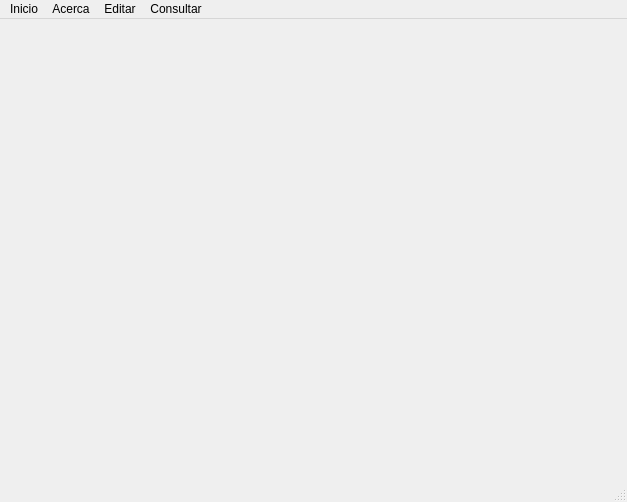
<?xml version="1.0" encoding="UTF-8"?>
<ui version="4.0">
 <class>Principal</class>
 <widget class="QMainWindow" name="Principal">
  <property name="geometry">
   <rect>
    <x>0</x>
    <y>0</y>
    <width>627</width>
    <height>502</height>
   </rect>
  </property>
  <property name="sizePolicy">
   <sizepolicy hsizetype="Expanding" vsizetype="Expanding">
    <horstretch>0</horstretch>
    <verstretch>0</verstretch>
   </sizepolicy>
  </property>
  <property name="windowTitle">
   <string>Ofelia</string>
  </property>
  <property name="windowIcon">
   <iconset>
    <normaloff>image/icon/Icono.ico</normaloff>image/icon/Icono.ico</iconset>
  </property>
  <property name="autoFillBackground">
   <bool>false</bool>
  </property>
  <widget class="QWidget" name="centralwidget"/>
  <widget class="QMenuBar" name="menubar">
   <property name="geometry">
    <rect>
     <x>0</x>
     <y>0</y>
     <width>627</width>
     <height>21</height>
    </rect>
   </property>
   <property name="cursor">
    <cursorShape>PointingHandCursor</cursorShape>
   </property>
   <widget class="QMenu" name="menuInicio">
    <property name="cursor">
     <cursorShape>PointingHandCursor</cursorShape>
    </property>
    <property name="title">
     <string>Inicio</string>
    </property>
    <addaction name="actionRegistrarse"/>
    <addaction name="separator"/>
    <addaction name="actionABM_Usuarios"/>
    <addaction name="actionABM_Gastos"/>
    <addaction name="separator"/>
    <addaction name="actionListas_de_Precios"/>
    <addaction name="actionConfigurar_Controles"/>
    <addaction name="actionConfigurar_Resu_menes"/>
   </widget>
   <widget class="QMenu" name="menuConsultar">
    <property name="cursor">
     <cursorShape>PointingHandCursor</cursorShape>
    </property>
    <property name="title">
     <string>Consultar</string>
    </property>
    <addaction name="actionLista_de_Comandos"/>
    <addaction name="actionLista_de_Precios"/>
   </widget>
   <widget class="QMenu" name="menuAcerca">
    <property name="cursor">
     <cursorShape>PointingHandCursor</cursorShape>
    </property>
    <property name="title">
     <string>Acerca</string>
    </property>
    <addaction name="actionAyuda"/>
    <addaction name="actionAcerca_de_Software"/>
   </widget>
   <widget class="QMenu" name="menuEditar">
    <property name="cursor">
     <cursorShape>PointingHandCursor</cursorShape>
    </property>
    <property name="title">
     <string>Editar</string>
    </property>
    <addaction name="actionEmitir_Resumen"/>
    <addaction name="actionRealizar_Pedido"/>
   </widget>
   <addaction name="menuInicio"/>
   <addaction name="menuAcerca"/>
   <addaction name="menuEditar"/>
   <addaction name="menuConsultar"/>
  </widget>
  <widget class="QStatusBar" name="statusbar"/>
  <action name="actionRegistrarse">
   <property name="icon">
    <iconset>
     <normaloff>image/icon/favicon (4).ico</normaloff>image/icon/favicon (4).ico</iconset>
   </property>
   <property name="text">
    <string>Identificación</string>
   </property>
  </action>
  <action name="actionABM_Usuarios">
   <property name="enabled">
    <bool>false</bool>
   </property>
   <property name="icon">
    <iconset>
     <normaloff>image/icon/Identificacion.ico</normaloff>image/icon/Identificacion.ico</iconset>
   </property>
   <property name="text">
    <string>Configurar Usuarios</string>
   </property>
  </action>
  <action name="actionABM_Gastos">
   <property name="enabled">
    <bool>false</bool>
   </property>
   <property name="icon">
    <iconset>
     <normaloff>image/icon/gasto.png</normaloff>image/icon/gasto.png</iconset>
   </property>
   <property name="text">
    <string>Configurar Gastos</string>
   </property>
  </action>
  <action name="actionConfigurar_Ventas">
   <property name="enabled">
    <bool>false</bool>
   </property>
   <property name="icon">
    <iconset>
     <normaloff>image/icon/Venta.png</normaloff>image/icon/Venta.png</iconset>
   </property>
   <property name="text">
    <string>Configurar Ventas</string>
   </property>
  </action>
  <action name="actionAyuda">
   <property name="enabled">
    <bool>false</bool>
   </property>
   <property name="icon">
    <iconset>
     <normaloff>image/icon/ayuda.png</normaloff>image/icon/ayuda.png</iconset>
   </property>
   <property name="text">
    <string>Ayuda</string>
   </property>
  </action>
  <action name="actionAcerca_de_Software">
   <property name="enabled">
    <bool>false</bool>
   </property>
   <property name="icon">
    <iconset>
     <normaloff>image/icon/Acerca.png</normaloff>image/icon/Acerca.png</iconset>
   </property>
   <property name="text">
    <string>Acerca del Software</string>
   </property>
  </action>
  <action name="actionListas_de_Precios">
   <property name="enabled">
    <bool>false</bool>
   </property>
   <property name="icon">
    <iconset>
     <normaloff>image/icon/012_008_1k.png</normaloff>image/icon/012_008_1k.png</iconset>
   </property>
   <property name="text">
    <string>Configurar Listas</string>
   </property>
  </action>
  <action name="actionConfigurar_Controles">
   <property name="enabled">
    <bool>false</bool>
   </property>
   <property name="icon">
    <iconset>
     <normaloff>image/icon/Lista de Comandos.ico</normaloff>image/icon/Lista de Comandos.ico</iconset>
   </property>
   <property name="text">
    <string>Configurar Comandos</string>
   </property>
  </action>
  <action name="actionLista_de_Comandos">
   <property name="enabled">
    <bool>true</bool>
   </property>
   <property name="icon">
    <iconset>
     <normaloff>image/icon/Lista de Comandos.ico</normaloff>image/icon/Lista de Comandos.ico</iconset>
   </property>
   <property name="text">
    <string>Lista de Comandos</string>
   </property>
  </action>
  <action name="actionLista_de_Precios">
   <property name="icon">
    <iconset>
     <normaloff>image/icon/Lista de Precios.ico</normaloff>image/icon/Lista de Precios.ico</iconset>
   </property>
   <property name="text">
    <string>Lista de Precios</string>
   </property>
  </action>
  <action name="actionEmitir_Resumen">
   <property name="enabled">
    <bool>false</bool>
   </property>
   <property name="icon">
    <iconset>
     <normaloff>image/icon/Resumen.ico</normaloff>image/icon/Resumen.ico</iconset>
   </property>
   <property name="text">
    <string>Realizar Resumen</string>
   </property>
  </action>
  <action name="actionRealizar_Pedido">
   <property name="enabled">
    <bool>false</bool>
   </property>
   <property name="icon">
    <iconset>
     <normaloff>image/icon/Pedidos.png</normaloff>image/icon/Pedidos.png</iconset>
   </property>
   <property name="text">
    <string>Realizar Pedido</string>
   </property>
  </action>
  <action name="actionConfigurar_Resu_menes">
   <property name="enabled">
    <bool>false</bool>
   </property>
   <property name="icon">
    <iconset>
     <normaloff>image/icon/Resumen.ico</normaloff>image/icon/Resumen.ico</iconset>
   </property>
   <property name="text">
    <string>Configurar Resúmenes</string>
   </property>
  </action>
 </widget>
 <resources/>
 <connections/>
</ui>
